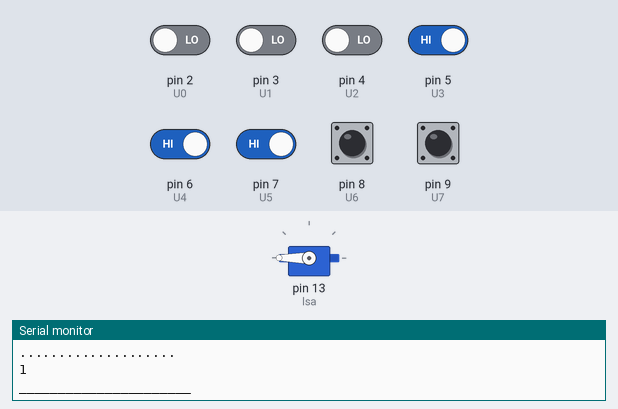
The sketch below on a simulated Arduino Uno, built with avr-gcc and run on an emulated ATmega328P. On the bench: servo, the last lines printed to the serial monitor. Inputs (shaded band) come from the test bench; at power-on: pin 5 (U3), pin 6 (U4), pin 7 (U5), pin 8 (U6), pin 9 (U7) HIGH, pin 2 (U0), pin 3 (U1), pin 4 (U2) LOW.

Above: at 1.2 s.
1.3 s: pin 2 (U0) driven HIGH
At 2.6 s:
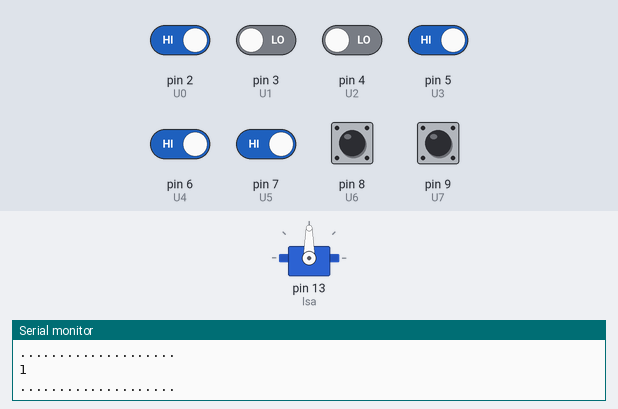
3.2 s: pin 2 (U0) driven LOW
At 4.6 s:
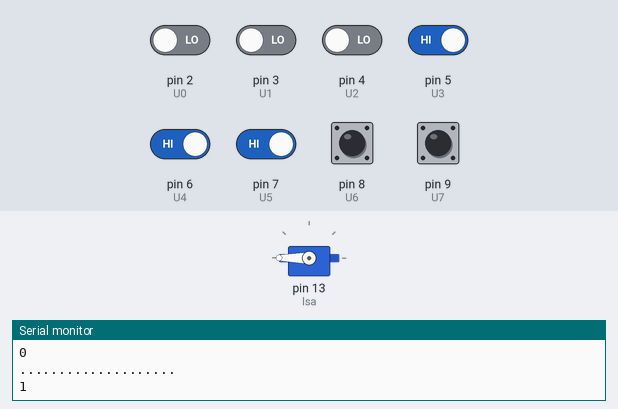
4.9 s: pin 3 (U1) driven HIGH
At 5.9 s:
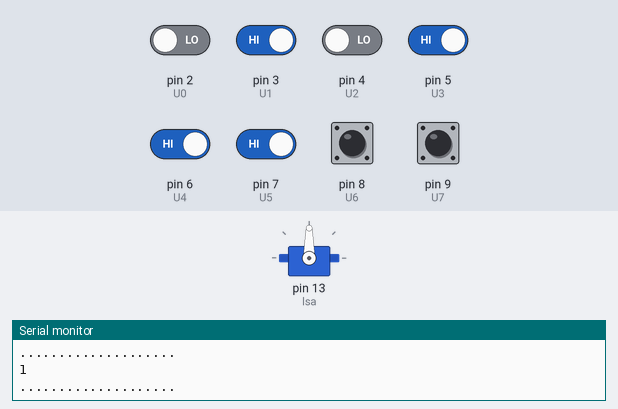
6.4 s: pin 2 (U0) driven HIGH and pin 4 (U2) driven HIGH
At 7.4 s:
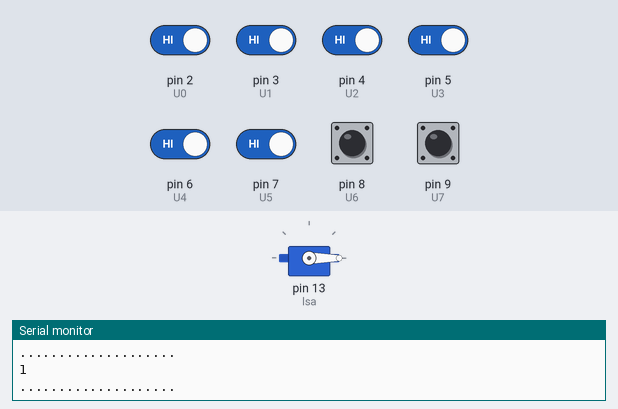
7.9 s: pin 2 (U0) driven LOW and pin 3 (U1) driven LOW and pin 4 (U2) driven LOW and pin 5 (U3) driven LOW and pin 6 (U4) driven LOW
At 8.9 s:
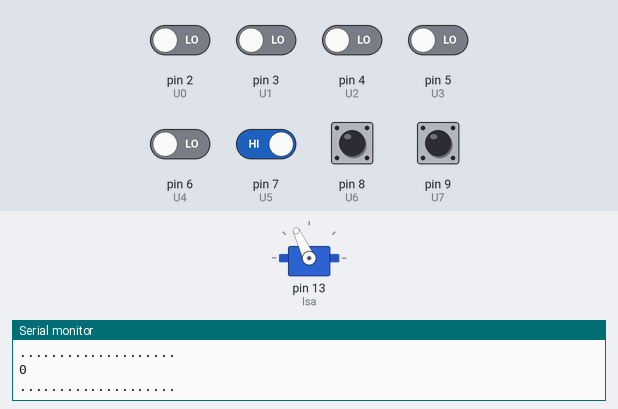
9.4 s: pin 7 (U5) driven LOW
At 10.4 s:
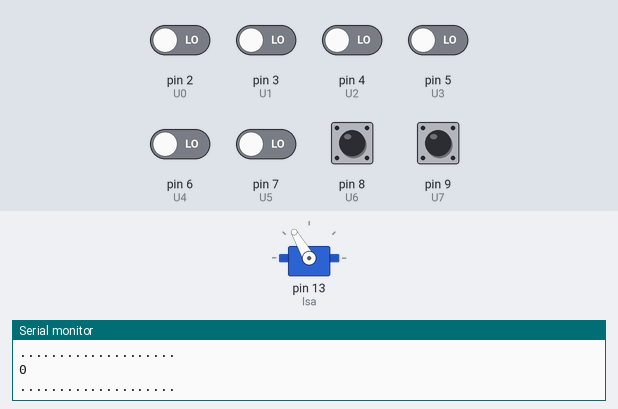
Timing chart, 0 to 11.9 s (numbered marks = the images above; inputs shaded):
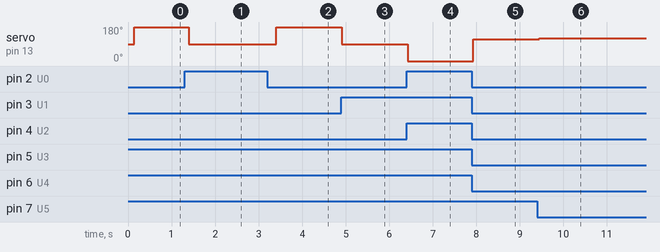

The sketch:

TEST_25.ino
```cpp
#include<Servo.h>
Servo lsa;
int U0 = 2;
int U1 = 3;
int U2 = 4;
int U3 = 5;
int U4 = 6;
int U5 = 7;
int U6 = 8;
int U7 = 9;
int left = 10;


void setup()
{
  lsa.attach(13);
  pinMode(2, INPUT);
  pinMode(3, INPUT);
  pinMode(4, INPUT);
  pinMode(5, INPUT);
  pinMode(6, INPUT);
  pinMode(7, INPUT);
  pinMode(8, INPUT);
  pinMode(9, INPUT);
  pinMode(10, INPUT);
  Serial.begin(9600);
}

void loop()
{
  Serial.println(digitalRead(U0));
  Serial.println("....................");
  Serial.println(digitalRead(U1));
  Serial.println("....................");
  Serial.println(digitalRead(U2));
  Serial.println("....................");
  Serial.println(digitalRead(U3));
  Serial.println("....................");
  Serial.println(digitalRead(U4));
  Serial.println("....................");

  Serial.println(digitalRead(U5));
  Serial.println("....................");
  Serial.println(digitalRead(U6));
  Serial.println("....................");
  Serial.println(digitalRead(U7));
  Serial.println("______________________");


  //strate condition     ************   tripel condition  ************

  if ((digitalRead(U0) == 1) && (digitalRead(U1) == 1) && (digitalRead(U2) == 1) && (digitalRead(U3) == 0) && (digitalRead(U4) == 0) && (digitalRead(U5) == 0) && (digitalRead(U6) == 0) && (digitalRead(U7) == 0))
  {
    lsa.write(65);                                                                                   //(digitalRead(U0)==0)&&(digitalRead(U1)==0)&&(digitalRead(U2) == 0)&&(digitalRead(U3) == 0)&&(digitalRead(U4) == 0)&&(digitalRead(U5) == 0)&&(digitalRead(U6) == 0)&&(digitalRead(U7) == 0)
    Serial.println("on U0 & U1, turning ##LEFT## by ##30##");                                        //(digitalRead(U0)==1)&&(digitalRead(U1)==1)&&(digitalRead(U2) == 1)&&(digitalRead(U3) == 1)&&(digitalRead(U4) == 1)&&(digitalRead(U5) == 1)&&(digitalRead(U6) == 1)&&(digitalRead(U7) == 1)
  }

  else if ((digitalRead(U0) == 0) && (digitalRead(U1) == 1) && (digitalRead(U2) == 1) && (digitalRead(U3) == 1) && (digitalRead(U4) == 0) && (digitalRead(U5) == 0) && (digitalRead(U6) == 0) && (digitalRead(U7) == 0))
  {
    lsa.write(75);
    Serial.println("on U1 & U2, turning ##LEFT## by ##20##");
  }


  else if ((digitalRead(U0) == 0) && (digitalRead(U1) == 0) && (digitalRead(U2) == 1) && (digitalRead(U3) == 1) && (digitalRead(U4) == 1) && (digitalRead(U5) == 0) && (digitalRead(U6) == 0) && (digitalRead(U7) == 0))
  {
    lsa.write(85);
    Serial.println("on U2 & U3, turnig ##LEFT## by ##10##");
  }
  else if ((digitalRead(U0) == 0) && (digitalRead(U1) == 0) && (digitalRead(U2) == 0) && (digitalRead(U3) == 1) && (digitalRead(U4) == 1) && (digitalRead(U5) == 1) && (digitalRead(U6) == 0) && (digitalRead(U7) == 0))
  {
    lsa.write(95);
    Serial.println("on U3 & U4,##MOVING FORWARD##");
  }
  else if ((digitalRead(U0) == 0) && (digitalRead(U1) == 0) && (digitalRead(U2) == 0) && (digitalRead(U3) == 0) && (digitalRead(U4) == 1) && (digitalRead(U5) == 1) && (digitalRead(U6) == 1) && (digitalRead(U7) == 0))
  {
    lsa.write(105);
    Serial.println("on U4 & U5,turning ##RIGHT## by ##10##");
  }


  else if ((digitalRead(U0) == 0) && (digitalRead(U1) == 0) && (digitalRead(U2) == 0) && (digitalRead(U3) == 0) && (digitalRead(U4) == 0) && (digitalRead(U5) == 1) && (digitalRead(U6) == 1) && (digitalRead(U7) == 1))
  {
    lsa.write(115);
    Serial.println("on U5 & U6,turning ##RIGHT## by ##20##");
  }


  //strate condition     ************   double condition  ************


  else if ((digitalRead(U0) == 1) && (digitalRead(U1) == 1) && (digitalRead(U2) == 0) && (digitalRead(U3) == 0) && (digitalRead(U4) == 0) && (digitalRead(U5) == 0) && (digitalRead(U6) == 0) && (digitalRead(U7) == 0))
  {
    lsa.write(60);                                                                                   //(digitalRead(U0)==0)&&(digitalRead(U1)==0)&&(digitalRead(U2) == 0)&&(digitalRead(U3) == 0)&&(digitalRead(U4) == 0)&&(digitalRead(U5) == 0)&&(digitalRead(U6) == 0)&&(digitalRead(U7) == 0)
    Serial.println("on U0 & U1, turning ##LEFT## by ##30##");                                        //(digitalRead(U0)==1)&&(digitalRead(U1)==1)&&(digitalRead(U2) == 1)&&(digitalRead(U3) == 1)&&(digitalRead(U4) == 1)&&(digitalRead(U5) == 1)&&(digitalRead(U6) == 1)&&(digitalRead(U7) == 1)
  }

  else if ((digitalRead(U0) == 0) && (digitalRead(U1) == 1) && (digitalRead(U2) == 1) && (digitalRead(U3) == 0) && (digitalRead(U4) == 0) && (digitalRead(U5) == 0) && (digitalRead(U6) == 0) && (digitalRead(U7) == 0))
  {
    lsa.write(70);
    Serial.println("on U1 & U2, turning ##LEFT## by ##20##");
  }

  else if ((digitalRead(U0) == 0) && (digitalRead(U1) == 0) && (digitalRead(U2) == 1) && (digitalRead(U3) == 1) && (digitalRead(U4) == 0) && (digitalRead(U5) == 0) && (digitalRead(U6) == 0) && (digitalRead(U7) == 0))
  {
    lsa.write(80);
    Serial.println("on U2 & U3, turnig ##LEFT## by ##10##");
  }

  else if ((digitalRead(U0) == 0) && (digitalRead(U1) == 0) && (digitalRead(U2) == 0) && (digitalRead(U3) == 1) && (digitalRead(U4) == 1) && (digitalRead(U5) == 0) && (digitalRead(U6) == 0) && (digitalRead(U7) == 0))
  {
    lsa.write(90);
    Serial.println("on U3 & U4,##MOVING FORWARD##");
  }

  else if ((digitalRead(U0) == 0) && (digitalRead(U1) == 0) && (digitalRead(U2) == 0) && (digitalRead(U3) == 0) && (digitalRead(U4) == 1) && (digitalRead(U5) == 1) && (digitalRead(U6) == 0) && (digitalRead(U7) == 0))
  {
    lsa.write(100);
    Serial.println("on U4 & U5,turning ##RIGHT## by ##10##");
  }

  else if ((digitalRead(U0) == 0) && (digitalRead(U1) == 0) && (digitalRead(U2) == 0) && (digitalRead(U3) == 0) && (digitalRead(U4) == 0) && (digitalRead(U5) == 1) && (digitalRead(U6) == 1) && (digitalRead(U7) == 0))
  {
    lsa.write(110);
    Serial.println("on U5 & U6,turning ##RIGHT## by ##20##");
  }
  else if ((digitalRead(U0) == 0) && (digitalRead(U1) == 0) && (digitalRead(U2) == 0) && (digitalRead(U3) == 0) && (digitalRead(U4) == 0) && (digitalRead(U5) == 0) && (digitalRead(U6) == 1) && (digitalRead(U7) == 1))
  {
    lsa.write(120);
    Serial.println("on U6 & U7,turning ##RIGHT## by ##35##");
  }


  //strate condition     ************   single condition  ************


  else if ((digitalRead(U0) == 1) && (digitalRead(U1) == 0) && (digitalRead(U2) == 0) && (digitalRead(U3) == 0) && (digitalRead(U4) == 0) && (digitalRead(U5) == 0) && (digitalRead(U6) == 0) && (digitalRead(U7) == 0))
  {
    lsa.write(60);
    Serial.println("on U0, turning ##LEFT## by ##35##");
  }

  else if ((digitalRead(U0) == 0) && (digitalRead(U1) == 1) && (digitalRead(U2) == 0) && (digitalRead(U3) == 0) && (digitalRead(U4) == 0) && (digitalRead(U5) == 0) && (digitalRead(U6) == 0) && (digitalRead(U7) == 0))
  {
    lsa.write(70);
    Serial.println("##CORNER## turnig ##left## by ##90##");
  }
  else if ((digitalRead(U0) == 0) && (digitalRead(U1) == 0) && (digitalRead(U2) == 1) && (digitalRead(U3) == 0) && (digitalRead(U4) == 0) && (digitalRead(U5) == 0) && (digitalRead(U6) == 0) && (digitalRead(U7) == 0))
  {
    lsa.write(80);
    Serial.println("##CORNER## turnig ##left## by ##90##");
  }
  else if ((digitalRead(U0) == 0) && (digitalRead(U1) == 0) && (digitalRead(U2) == 0) && (digitalRead(U3) == 1) && (digitalRead(U4) == 0) && (digitalRead(U5) == 0) && (digitalRead(U6) == 0) && (digitalRead(U7) == 0))
  {
    lsa.write(90);
    Serial.println("##CORNER## turnig ##left## by ##90##");
  }
  else if ((digitalRead(U0) == 0) && (digitalRead(U1) == 0) && (digitalRead(U2) == 0) && (digitalRead(U3) == 0) && (digitalRead(U4) == 1) && (digitalRead(U5) == 0) && (digitalRead(U6) == 0) && (digitalRead(U7) == 0))
  {
    lsa.write(90);
    Serial.println("##CORNER## turnig ##left## by ##90##");
  }
  else if ((digitalRead(U0) == 0) && (digitalRead(U1) == 0) && (digitalRead(U2) == 0) && (digitalRead(U3) == 0) && (digitalRead(U4) == 0) && (digitalRead(U5) == 1) && (digitalRead(U6) == 0) && (digitalRead(U7) == 0))
  {
    lsa.write(100);
    Serial.println("##CORNER## turnig ##left## by ##90##");
  }
  else if ((digitalRead(U0) == 0) && (digitalRead(U1) == 0) && (digitalRead(U2) == 0) && (digitalRead(U3) == 0) && (digitalRead(U4) == 0) && (digitalRead(U5) == 0) && (digitalRead(U6) == 1) && (digitalRead(U7) == 0))
  {
    lsa.write(110);
    Serial.println("##CORNER## turnig ##left## by ##90##");
  }
  else if ((digitalRead(U0) == 0) && (digitalRead(U1) == 0) && (digitalRead(U2) == 0) && (digitalRead(U3) == 0) && (digitalRead(U4) == 0) && (digitalRead(U5) == 0) && (digitalRead(U6) == 0) && (digitalRead(U7) == 1))
  {
    lsa.write(120);
    Serial.println("on U7,turning ##RIGHT## by ##35##");
  }


  //       move left


  else if ((digitalRead(U0) == 0) && (digitalRead(U1) == 0) && (digitalRead(U2) == 0) && (digitalRead(U3) == 1) && (digitalRead(U4) == 1) && (digitalRead(U5) == 1) && (digitalRead(U6) == 1) && (digitalRead(U7) == 1))
  {
    lsa.write(180);
    Serial.println("##CORNER## turnig ##right## by ##90##");
  }
  else if ((digitalRead(U0) == 0) && (digitalRead(U1) == 0) && (digitalRead(U2) == 0) && (digitalRead(U3) == 0) && (digitalRead(U4) == 1) && (digitalRead(U5) == 1) && (digitalRead(U6) == 1) && (digitalRead(U7) == 1))
  {
    lsa.write(180);
    Serial.println("##CORNER## turnig ##right## by ##90##");
  }


  // move right


  else if ((digitalRead(U0) == 1) && (digitalRead(U1) == 1) && (digitalRead(U2) == 1) && (digitalRead(U3) == 1) && (digitalRead(U4) == 1) && (digitalRead(U5) == 0) && (digitalRead(U6) == 0) && (digitalRead(U7) == 0))
  {
    lsa.write(90);
    Serial.println("##CORNER## turnig ##left## by ##90##");
  }

  else if ((digitalRead(U0) == 1) && (digitalRead(U1) == 1) && (digitalRead(U2) == 1) && (digitalRead(U3) == 1) && (digitalRead(U4) == 0) && (digitalRead(U5) == 0) && (digitalRead(U6) == 0) && (digitalRead(U7) == 0))
  {
    lsa.write(90);
    Serial.println("##CORNER## turnig ##left## by ##90##");
  }


  //   All HIGH

  else if ((digitalRead(U0) == 1) && (digitalRead(U1) == 1) && (digitalRead(U2) == 1) && (digitalRead(U3) == 1) && (digitalRead(U4) == 1) && (digitalRead(U5) == 1) && (digitalRead(U6) == 1) && (digitalRead(U7) == 1))
  {
    lsa.write(0);
    Serial.println("##JUNCTION## turnig ##left## by ##90##");
  }


  // else condition


  else if ((digitalRead(U0) == 0) && (digitalRead(U1) == 0) && (digitalRead(U2) == 0) && (digitalRead(U3) == 0) && (digitalRead(U4) == 0) && (digitalRead(U5) == 1) && (digitalRead(U6) == 1) && (digitalRead(U7) == 0))
  {
    lsa.write(110);
    Serial.println("on U5 & U6,turning ##RIGHT## by ##20##");
  }
  else if ((digitalRead(U0) == 0) && (digitalRead(U1) == 0) && (digitalRead(U2) == 0) && (digitalRead(U3) == 0) && (digitalRead(U4) == 0) && (digitalRead(U5) == 0) && (digitalRead(U6) == 1) && (digitalRead(U7) == 1))
  {
    lsa.write(120);
    Serial.println("on U6 & U7,turning ##RIGHT## by ##35##");
  }


  //strate condition     ************   single condition  ************


  else if ((digitalRead(U0) == 1) && (digitalRead(U1) == 0) && (digitalRead(U2) == 0) && (digitalRead(U3) == 0) && (digitalRead(U4) == 0) && (digitalRead(U5) == 0) && (digitalRead(U6) == 0) && (digitalRead(U7) == 0))
  {
    lsa.write(60);
    Serial.println("on U0, turning ##LEFT## by ##35##");
  }

  else if ((digitalRead(U0) == 0) && (digitalRead(U1) == 1) && (digitalRead(U2) == 0) && (digitalRead(U3) == 0) && (digitalRead(U4) == 0) && (digitalRead(U5) == 0) && (digitalRead(U6) == 0) && (digitalRead(U7) == 0))
  {
    lsa.write(70);
    Serial.println("##CORNER## turnig ##left## by ##90##");
  }
  else if ((digitalRead(U0) == 0) && (digitalRead(U1) == 0) && (digitalRead(U2) == 1) && (digitalRead(U3) == 0) && (digitalRead(U4) == 0) && (digitalRead(U5) == 0) && (digitalRead(U6) == 0) && (digitalRead(U7) == 0))
  {
    lsa.write(80);
    Serial.println("##CORNER## turnig ##left## by ##90##");
  }
  else if ((digitalRead(U0) == 0) && (digitalRead(U1) == 0) && (digitalRead(U2) == 0) && (digitalRead(U3) == 1) && (digitalRead(U4) == 0) && (digitalRead(U5) == 0) && (digitalRead(U6) == 0) && (digitalRead(U7) == 0))
  {
    lsa.write(90);
    Serial.println("##CORNER## turnig ##left## by ##90##");
  }
  else if ((digitalRead(U0) == 0) && (digitalRead(U1) == 0) && (digitalRead(U2) == 0) && (digitalRead(U3) == 0) && (digitalRead(U4) == 1) && (digitalRead(U5) == 0) && (digitalRead(U6) == 0) && (digitalRead(U7) == 0))
  {
    lsa.write(90);
    Serial.println("##CORNER## turnig ##left## by ##90##");
  }
  else if ((digitalRead(U0) == 0) && (digitalRead(U1) == 0) && (digitalRead(U2) == 0) && (digitalRead(U3) == 0) && (digitalRead(U4) == 0) && (digitalRead(U5) == 1) && (digitalRead(U6) == 0) && (digitalRead(U7) == 0))
  {
    lsa.write(100);
    Serial.println("##CORNER## turnig ##left## by ##90##");
  }
  else if ((digitalRead(U0) == 0) && (digitalRead(U1) == 0) && (digitalRead(U2) == 0) && (digitalRead(U3) == 0) && (digitalRead(U4) == 0) && (digitalRead(U5) == 0) && (digitalRead(U6) == 1) && (digitalRead(U7) == 0))
  {
    lsa.write(110);
    Serial.println("##CORNER## turnig ##left## by ##90##");
  }
  else if ((digitalRead(U0) == 0) && (digitalRead(U1) == 0) && (digitalRead(U2) == 0) && (digitalRead(U3) == 0) && (digitalRead(U4) == 0) && (digitalRead(U5) == 0) && (digitalRead(U6) == 0) && (digitalRead(U7) == 1))
  {
    lsa.write(120);
    Serial.println("on U7,turning ##RIGHT## by ##35##");
  }


  //       move left


  /*else if ((digitalRead(U0) == 0) && (digitalRead(U1) == 0) && (digitalRead(U2) == 0) && (digitalRead(U3) == 1) && (digitalRead(U4) == 1) && (digitalRead(U5) == 1) && (digitalRead(U6) == 1) && (digitalRead(U7) == 1))
    {
    lsa.write(180);
    Serial.println("##CORNER## turnig ##right## by ##90##");
    }
    else if ((digitalRead(U0) == 0) && (digitalRead(U1) == 0) && (digitalRead(U2) == 0) && (digitalRead(U3) == 0) && (digitalRead(U4) == 1) && (digitalRead(U5) == 1) && (digitalRead(U6) == 1) && (digitalRead(U7) == 1))
    {
    lsa.write(180);
    Serial.println("##CORNER## turnig ##right## by ##90##");
    }


    // move right


    else if ((digitalRead(U0) == 1) && (digitalRead(U1) == 1) && (digitalRead(U2) == 1) && (digitalRead(U3) == 1) && (digitalRead(U4) == 1) && (digitalRead(U5) == 0) && (digitalRead(U6) == 0) && (digitalRead(U7) == 0))
    {
    lsa.write(90);
    Serial.println("##CORNER## turnig ##left## by ##90##");
    }

    else if ((digitalRead(U0) == 1) && (digitalRead(U1) == 1) && (digitalRead(U2) == 1) && (digitalRead(U3) == 1) && (digitalRead(U4) == 0) && (digitalRead(U5) == 0) && (digitalRead(U6) == 0) && (digitalRead(U7) == 0))
    {
    lsa.write(90);
    Serial.println("##CORNER## turnig ##left## by ##90##");
    }


    //   All HIGH

    else if ((digitalRead(U0) == 1) && (digitalRead(U1) == 1) && (digitalRead(U2) == 1) && (digitalRead(U3) == 1) && (digitalRead(U4) == 1) && (digitalRead(U5) == 1) && (digitalRead(U6) == 1) && (digitalRead(U7) == 1))
    {
    lsa.write(0);
    Serial.println("##JUNCTION## turnig ##left## by ##90##");
    }


    // else condition

    else
    {
     lsa.write(90);

    }
  */
  else
  {
    lsa.write(90);
    Serial.println("on U4 & U5,turning ##RIGHT## by ##10##");

  }
}
```

Measured:
- after the input at 1.3 s, servo on pin 13 (lsa): 180° → 90° after 0.10 s
- after the input at 3.2 s, servo on pin 13 (lsa): 90° → 180° after 0.21 s
- after the input at 4.9 s, servo on pin 13 (lsa): 180° → 90° at once
- after the input at 6.4 s, servo on pin 13 (lsa): 90° → 0° at once
- after the input at 7.9 s, servo on pin 13 (lsa): 0° → 115° at once
- after the input at 9.4 s, servo on pin 13 (lsa): 115° → 120° at once
